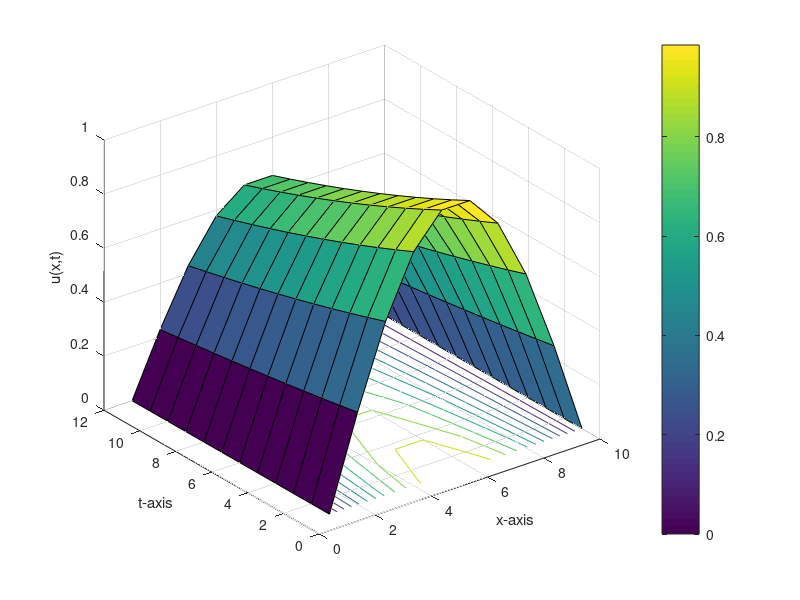
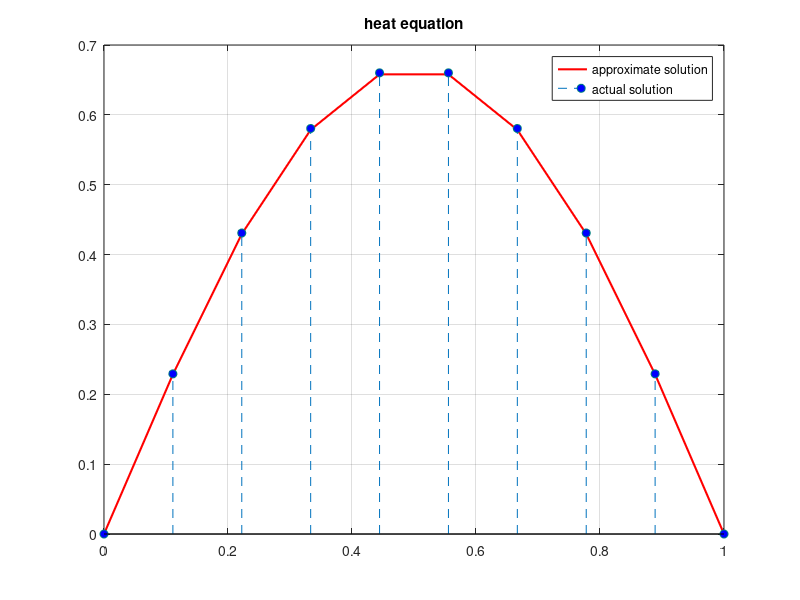

Here is the MATLAB script that generated these plots, in order:
    % Approximate the solution of the one dimensional heat equation
    %
    % du/dt = (1/pi^2)*d^2u/dx^2,   0 < x < 1,  t > 0
    %
    % which is subject to the initial condition
    % u(x,0) = cos(pi*(x - 1/2)),   0 <= x <= 1
    %
    % and compare the result at t = 0.4 to the actual solution
    % u(x,t) = exp(-t)*cos(pi*(x - 1/2))

    function heat3
    clc
    clear all
    clf
    c=1/pi;%Diffusivity
    a=0;%Left boundary
    b=1;%Right boundary
    tf=0.4;%Final time
    n=10;
    m=12;
    C1=0;%Left Boundary Condition
    C2=0;%Right Boundary Condition
    h=(b-a)/(n-1);%Grid spacing
    k=(tf-0)/(m-1);%Time stepping
    r=(c*c*k)/(h*h)%Stability criterion 0<r<0.5
    u=zeros(n,m);
    for j=1:m
        u(1,j)=C1;
        u(n,j)=C2;
    end
    for i=2:n-1
        u(i,1)=f(a+(i-1)*h);
    end
    for j=2:m
        for i=2:n-1
            u(i,j)=r*u(i-1,j-1)+(1-2*r)*u(i,j-1)+r*u(i+1,j-1);
        end
    end
    disp('Result=')
    num2str(u')
    figure (1)
    clf
    surfc(u')
    colorbar
    grid on
    xlabel('x-axis');
    ylabel('t-axis');
    zlabel('u(x,t)');
    hold off
    x(1)=a; x(n)=b;
    for i=2:n-1
        x(i)=x(i-1)+h;
    end
    figure (2)
    sum=0.0;
    for i=1:n
        v1(i)=u(i,m);%approximate solution depends on the value of m
        v2(i)=exp(-tf)*cos(pi*(x(i)-(1/2))); %Exact solution at t=0.4
        sum=sum+(v1(i)-v2(i))*(v1(i)-v2(i));
    end
    rmse=sqrt(sum/length(v1))
    plot(x,v1,'-r','LineWidth',1.5)
    hold on
    stem(x,v2,'--','MarkerEdgeColor',[0 .5 .5],'MarkerFaceColor','blue')
    grid on
    hold off
    title('heat equation')
    legend('approximate solution','actual solution');
    function z=f(x)
    z=cos(pi*(x-(1/2)));
